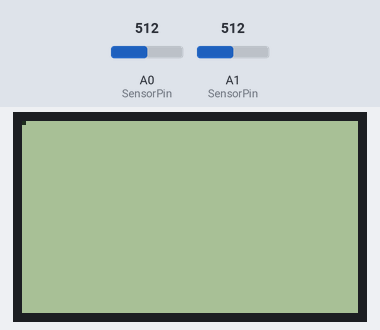
Bench run of a sketch on a simulated Arduino Uno, built with avr-gcc and run on an emulated ATmega328P. Parts: 84×48 one-colour display. The test bench sets the inputs (shaded band); at power-on: A0 (SensorPin) = 512, A1 (SensorPin) = 512.

Above: at 1.2 s.
1.3 s: A0 (SensorPin) set to 716
2.8 s: A1 (SensorPin) set to 716
At 3.87 s:
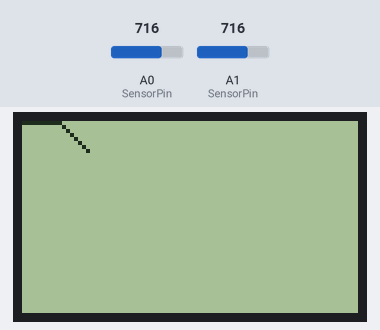
4.3 s: A0 (SensorPin) set to 511
At 5.8 s:
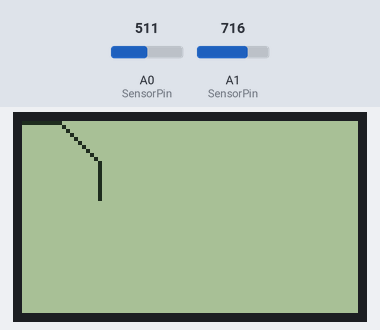
5.9 s: A1 (SensorPin) set to 306
At 8.44 s:
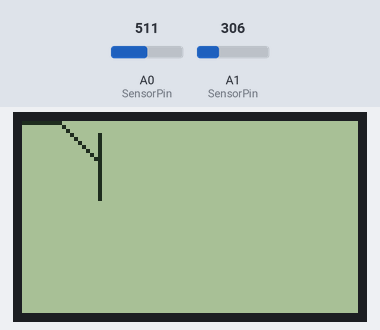
8.8 s: A0 (SensorPin) set to 306
At 9.58 s:
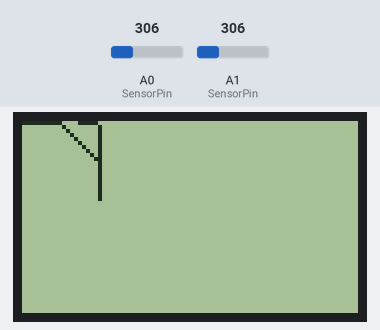
10.3 s: A1 (SensorPin) set to 900
At 10.72 s:
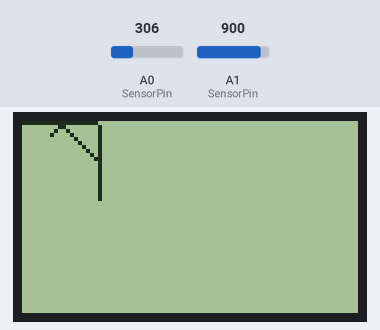
Timing chart, 0 to 12.8 s (numbered marks = the images above; inputs shaded):
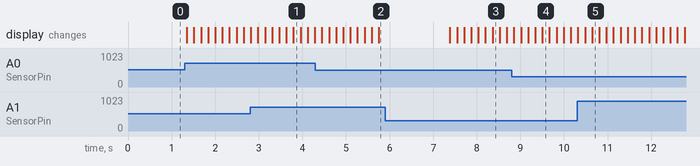

The sketch:

DR12004_2016_03_15.ino
```cpp
/********************************************************************************************************************************
  (2016/03/14)
  Universidad Nacional de El Salvador, Facultad de Ingenieria Y Arquitectura.
  EBB-115 Ciclo 1 2016.

  MSc. e Ing. Wilber Calderon.

  Yohalmo Alexander Diaz Ramirez    DR12004.

  El siguiente codigo ha sido creado con el fin aprender la manera corecta
  para utiliza la pantalla LCD Nokia-5110, utilizando 2 potenciometros se trazan
  rectas y diagonales de manera automatica y se establece un porcentaje para su movimiento
  de 0-45 se mueve hacia la derecha y arriba
  de 45-55 no hay ningun movimiento
  de 55-100 se mueve a la  izquierda y abajo

  CIRCUITO:
  -Potenciometro X(Analogico 0)
  -Potenciometro Y(Analogico 1)
  -Ambos a Tierra y 5V

  LCD De Izquierda a derecha(al 4050):
  -RST al PIN 2 del 4050
  -CE al PIN 4 del 4050
  -DC al PIN 6 del 4050
  -DIN al PIN 14 del 4050
  -CLK al PIN 12 del 4050
  -VCC a 3.3V
  -LIGHT a Tierra
  -GND a Tierra

  4050 a Arduino:
  -PIN 1 a 3.3V
  -PIN 3 a Digital 3
  -PIN 5 a Digital 4
  -PIN 7 a Digital 5
  -PIN 8 a Tierra
  -PIN 11 a Digital 6
  -PIN 14 a Digital 7

  REFERENCIAS:
  https://learn.sparkfun.com/tutorials/graphic-lcd-hookup-guide
  https://masamuneshin.wordpress.com/2011/04/30/proyecto-arduino-i-lectura-limpia-de-potenciometro-para-control-de-servomotor/
  https://learn.adafruit.com/downloads/pdf/nokia-5110-3310-monochrome-lcd.pdf
********************************************************************************************************************************/

#include <SPI.h>
#include <Adafruit_GFX.h>
#include <Adafruit_PCD8544.h>

// pin 7 - Serial clock out (SCLK)
// pin 6 - Serial data out (DIN)
// pin 5 - Data/Command select (D/C)
// pin 4 - LCD chip select (CS)
// pin 3 - LCD reset (RST)
Adafruit_PCD8544 display = Adafruit_PCD8544(7, 6, 5, 4, 3);

#define NUMFLAKES 10
#define XPOS 0
#define YPOS 1
#define DELTAY 2


#define LOGO16_GLCD_HEIGHT 16
#define LOGO16_GLCD_WIDTH  16

int SensorPin[] = {A0, A1};//se guardan los pines de los potenciometros
int Vector[] = {0, 0};//vector inicializado para guardar coordenadas X,Y
int Tamano[] = {83, 47};//vector que guarda los tamaños maximos de X,Y


void setup()   {
  Serial.begin(9600);

  display.begin();//inicializar

  display.setContrast(60);//arreglar el contraste

  display.clearDisplay();//limpiar patalla y buffer

}


void loop() {
  //  display.clearDisplay();   //limpiar patalla y buffer

  //recorre el vector SensorPin para ver las mediciones hechas y a luego sumarlas a Vector
  for (int i = 0; i < 2; i++) {
    Vector[i] += medir(SensorPin[i]);//suma, resta o queda igual segun el valor retornado por funcion medir
    Vector[i] = constrain(Vector[i], 0, Tamano[i]);//impide recibir valores por encima de los rangos y por debajo de cero
  }

  display.drawPixel(Vector[0], Vector[1], BLACK);//dibuja pixel acumulado en vector

  display.display();//muestra en pantalla

  delay(150);

}

//funcion para retornar el valor, segun posicion del potenciometro
int medir(int pin) {

  int lectura = analogRead(pin);
  int voltaje = map(lectura, 0, 1023, 0, 100);//mapeo para encontrar porcentaje
  voltaje = constrain(voltaje, 0, 100);

  if ( voltaje < 45 ) {
    return -1;
  }
  else if (voltaje < 55) {
    return 0;
  }
  else {
    return 1;
  }
}
```

Measured:
- after the input at 8.8 s, the display: first changes after 0.05 s (image 4 shows a later state)
- after the input at 10.3 s, the display: first changes at once (image 5 shows a later state)
